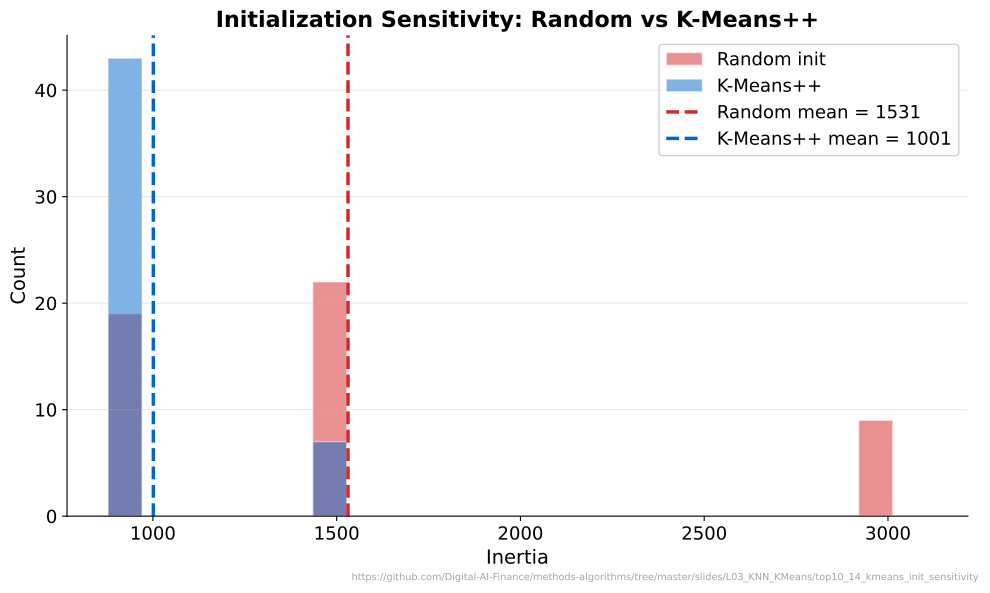

This figure's Python source:
"""K-Means Initialization Sensitivity - Random vs K-Means++ inertia distributions."""
import matplotlib.pyplot as plt
import numpy as np
from pathlib import Path
from sklearn.cluster import KMeans
from sklearn.datasets import make_blobs

CHART_METADATA = {
    "title": "Initialization Sensitivity: Random vs K-Means++",
    "description": "Histogram of inertias for 50 random vs 50 k-means++ initializations",
    "url": "https://github.com/Digital-AI-Finance/methods-algorithms/tree/master/slides/L03_KNN_KMeans/top10_14_kmeans_init_sensitivity"
}

plt.rcParams.update({
    'font.size': 14, 'axes.labelsize': 14, 'axes.titlesize': 16,
    'xtick.labelsize': 13, 'ytick.labelsize': 13, 'legend.fontsize': 13,
    'figure.figsize': (10, 6), 'figure.dpi': 150,
    'axes.spines.top': False, 'axes.spines.right': False,
})

MLPURPLE = '#3333B2'
MLBLUE = '#0066CC'
MLORANGE = '#FF7F0E'
MLGREEN = '#2CA02C'
MLRED = '#D62728'

X, _ = make_blobs(n_samples=500, centers=5, random_state=42)

inertias_random = []
inertias_pp = []

for i in range(50):
    km_rand = KMeans(n_clusters=5, init='random', n_init=1, random_state=i)
    km_rand.fit(X)
    inertias_random.append(km_rand.inertia_)

    km_pp = KMeans(n_clusters=5, init='k-means++', n_init=1, random_state=i)
    km_pp.fit(X)
    inertias_pp.append(km_pp.inertia_)

fig, ax = plt.subplots(figsize=(10, 6))

bins = np.linspace(min(min(inertias_random), min(inertias_pp)) * 0.95,
                   max(max(inertias_random), max(inertias_pp)) * 1.05, 25)

ax.hist(inertias_random, bins=bins, alpha=0.5, color=MLRED, label='Random init', edgecolor='white')
ax.hist(inertias_pp, bins=bins, alpha=0.5, color=MLBLUE, label='K-Means++', edgecolor='white')

# Mean lines
mean_rand = np.mean(inertias_random)
mean_pp = np.mean(inertias_pp)
ax.axvline(mean_rand, color=MLRED, linestyle='--', linewidth=2.5,
           label=f'Random mean = {mean_rand:.0f}')
ax.axvline(mean_pp, color=MLBLUE, linestyle='--', linewidth=2.5,
           label=f'K-Means++ mean = {mean_pp:.0f}')

ax.set_xlabel('Inertia')
ax.set_ylabel('Count')
ax.set_title('Initialization Sensitivity: Random vs K-Means++', fontweight='bold')
ax.legend(loc='upper right', framealpha=0.9)
ax.grid(True, alpha=0.3, axis='y')

plt.figtext(0.99, 0.01, CHART_METADATA['url'],
            fontsize=7, color='gray', ha='right', va='bottom', alpha=0.7)
plt.tight_layout()
plt.savefig(Path(__file__).parent / 'chart.pdf', dpi=300, bbox_inches='tight')
plt.close()
print("Chart saved: top10_14_kmeans_init_sensitivity/chart.pdf")
